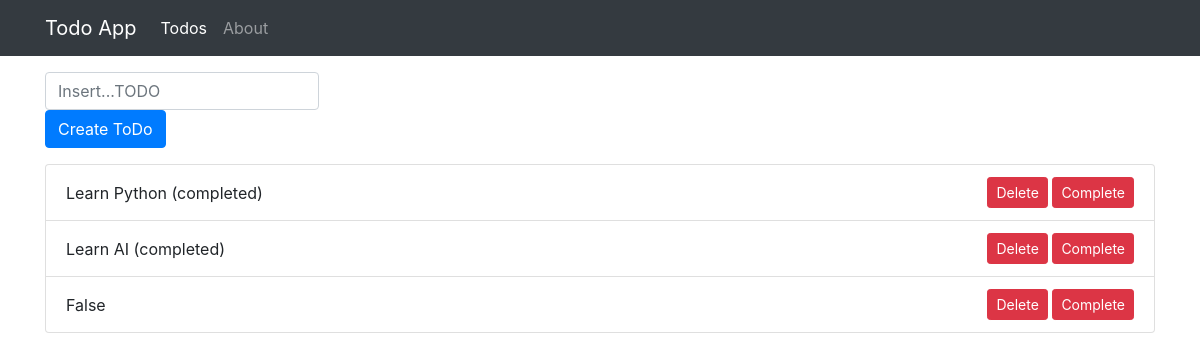
The app's page /, older data.
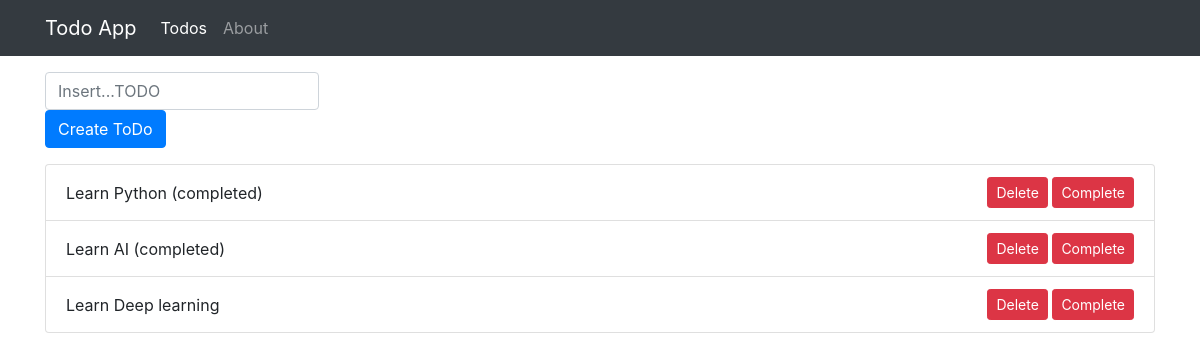
The same page, newer data.
### todos/models.py (models this page shows, shortened)
class ToDo(models.Model):
    title = models.CharField(max_length=100)
    is_completed = models.BooleanField(default=False)

### todos/views.py (the view)
# urls.py: 2. Add a URL to urlpatterns:  path('', views.home, name='home')
def home(request):
    todos = ToDo.objects.all()
    return render(request, 'todos/home.html', {
        'name':'Jakhonotin',
        'todos':todos
    })

### todos/templates/todos/home.html (shortened to what this page needs)
{%extends 'todos/base.html'%}
{%block content%}
<form action="{% url 'create-todo' %}" method="POST">
    <div class="input-group">
        <div class="input- mb-3">
            <input  name="title" value="{{ request.GET.title }}" type="text" class="form-control" placeholder="Insert...TODO">
            <div class="inpu-group-append">
               <button type="submit" class="btn btn-primary">Create ToDo</button>
            </div>
        </div>
    </div>
</form>
<ul class="list-group">
    {%for todo in todos%}
        <li class="list-group-item d-flex align-items-center justify-content-between">
        {{todo.title}} {% if todo.is_completed %}(completed){%endif%}
        <div>
            <a href="{% url 'delete' todo.pk %}" class="btn btn-sm btn-danger">Delete</a>
            <a href="{% url 'completed' todo.pk %}" class="btn btn-sm btn-danger">Complete</a>
        </div>
        </li>
    {%endfor%}
</ul>
{%endblock%}

### todos/templates/todos/base.html (shortened to what this page needs)
<!DOCTYPE html>
<html lang="en">
<head>
    <link rel="stylesheet" href="https://cdn.jsdelivr.net/npm/bootstrap@4.1.3/dist/css/bootstrap.min.css">
</head>
<body>
    <nav class="navbar navbar-expand-lg navbar-dark bg-dark mb-3">
        <div class="container">
            <a class="navbar-brand" href={% url 'home' %}>Todo App</a>
            <div class="collapse navbar-collapse" id="navbarSupportedContent">
                <div class="navbar-nav">
                    <a class="nav-link active" href={% url 'home' %}>Todos</a>
                    <a class="nav-link" href={% url 'about' %}>About</a>
                </div>
            </div>
        </div>
    </nav>
    <div class="container">
        {% block content%}
        {% endblock%}
    </div>
</body>
</html>

Row changes from the older to the newer data that the page shows:
removed ToDo: title "False"
added ToDo: title "Learn Deep learning"
